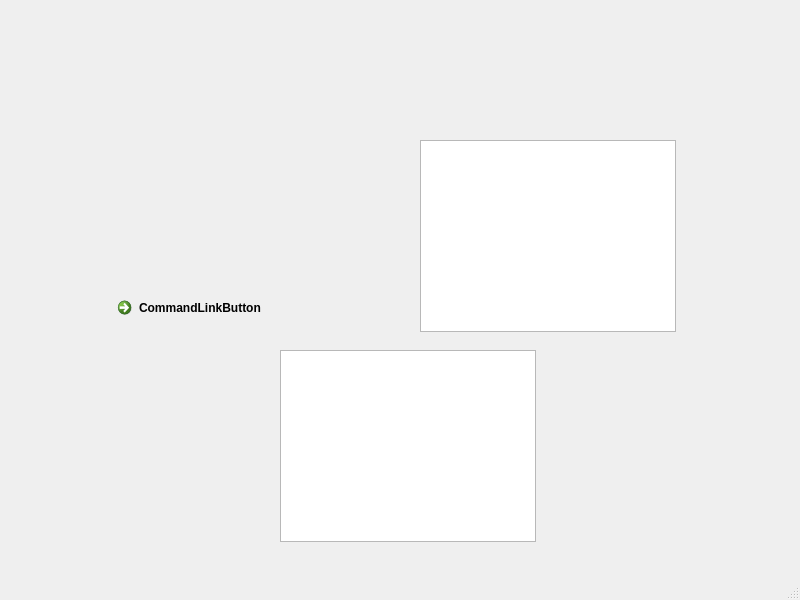
<?xml version="1.0" encoding="UTF-8"?>
<ui version="4.0">
 <class>MainWindow</class>
 <widget class="QMainWindow" name="MainWindow">
  <property name="geometry">
   <rect>
    <x>0</x>
    <y>0</y>
    <width>800</width>
    <height>600</height>
   </rect>
  </property>
  <property name="windowTitle">
   <string>MainWindow</string>
  </property>
  <widget class="QWidget" name="centralwidget">
   <widget class="QWidget" name="formLayoutWidget">
    <property name="geometry">
     <rect>
      <x>60</x>
      <y>90</y>
      <width>160</width>
      <height>80</height>
     </rect>
    </property>
    <layout class="QFormLayout" name="formLayout"/>
   </widget>
   <widget class="QCommandLinkButton" name="commandLinkButton">
    <property name="geometry">
     <rect>
      <x>110</x>
      <y>290</y>
      <width>185</width>
      <height>41</height>
     </rect>
    </property>
    <property name="text">
     <string>CommandLinkButton</string>
    </property>
   </widget>
   <widget class="QListView" name="listView">
    <property name="geometry">
     <rect>
      <x>280</x>
      <y>350</y>
      <width>256</width>
      <height>192</height>
     </rect>
    </property>
   </widget>
   <widget class="QTableWidget" name="tableWidget">
    <property name="geometry">
     <rect>
      <x>420</x>
      <y>140</y>
      <width>256</width>
      <height>192</height>
     </rect>
    </property>
   </widget>
  </widget>
  <widget class="QMenuBar" name="menubar">
   <property name="geometry">
    <rect>
     <x>0</x>
     <y>0</y>
     <width>800</width>
     <height>21</height>
    </rect>
   </property>
  </widget>
  <widget class="QStatusBar" name="statusbar"/>
 </widget>
 <resources/>
 <connections/>
</ui>
